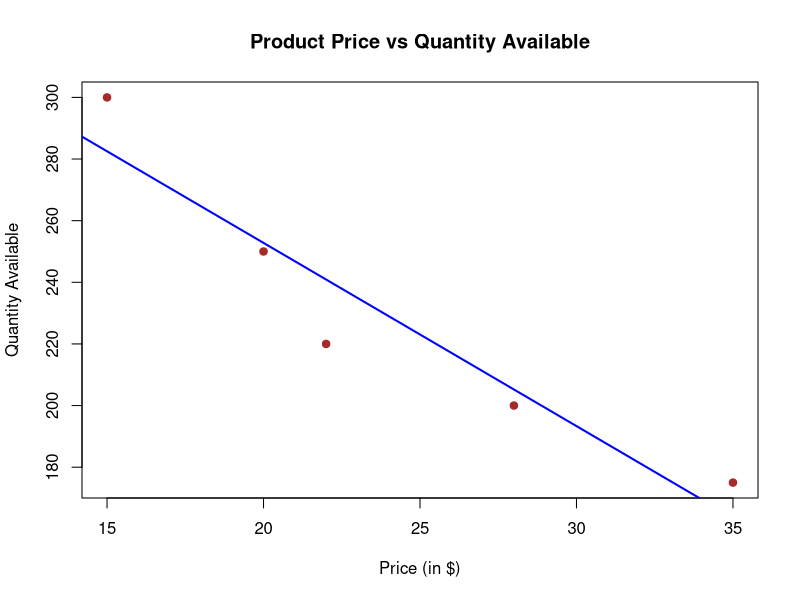

Write the R code that produced this figure.
# Set 4 - Q3: Scatter plot - product price vs quantity available
product_name <- c("Product A","Product B","Product C","Product D","Product E")
quantity <- c(250, 175, 300, 200, 220)
price <- c(20, 35, 15, 28, 22)   # sample data ($)

plot(price, quantity,
     main = "Product Price vs Quantity Available",
     xlab = "Price (in $)", ylab = "Quantity Available",
     pch = 19, col = "brown")
abline(lm(quantity ~ price), col = "blue", lwd = 2)

# Calculate and print the correlation
correlation <- cor(price, quantity)
cat("Correlation between Price and Quantity Available:", round(correlation, 3), "\n")

# Auto-generated finding based on the correlation value
if (correlation < -0.5) {
  cat("Finding: There is a strong negative correlation between price and quantity available.\n")
  cat("This suggests that lower-priced products tend to be stocked in higher quantities,\n")
  cat("possibly because they have higher turnover or are prioritized for bulk inventory.\n")
} else if (correlation > 0.5) {
  cat("Finding: There is a strong positive correlation between price and quantity available.\n")
  cat("This suggests that higher-priced products are being stocked in larger quantities.\n")
} else {
  cat("Finding: There is a weak or negligible correlation between price and quantity available.\n")
  cat("This suggests that price alone does not strongly determine how much of a product is stocked.\n")
}
